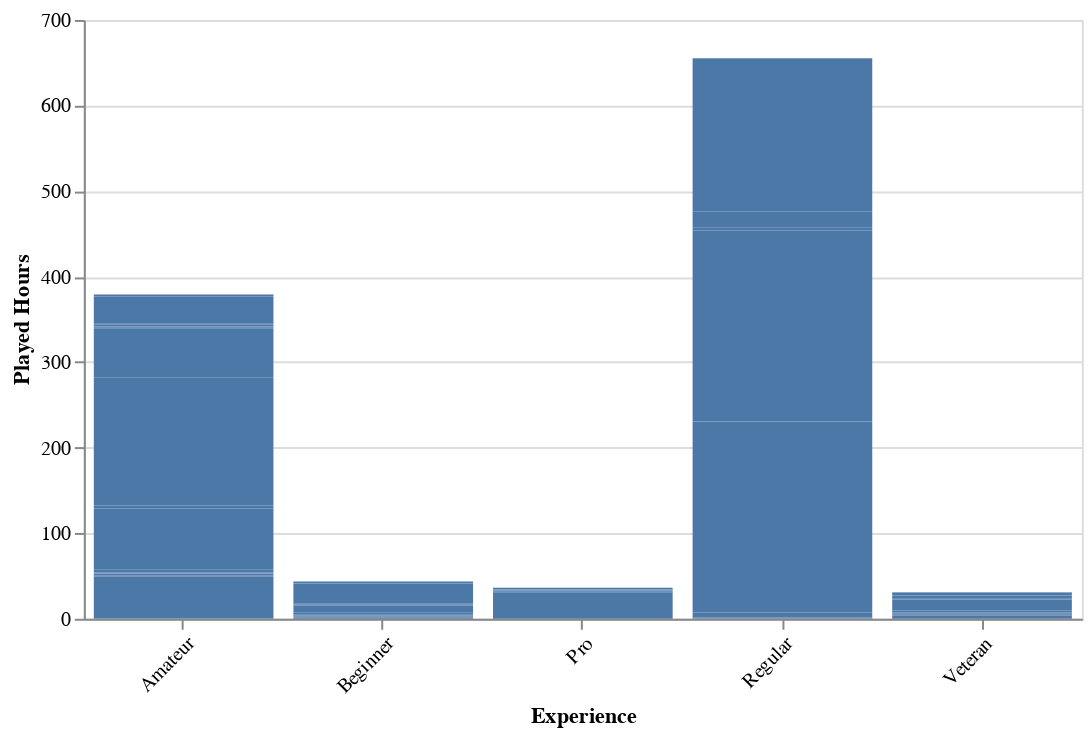

Notebook code for this chart:
### Code cell
# creating a bar plot of experience vs played hours

experience_chart = alt.Chart(filtered_age_df).mark_bar().encode(
    x=alt.X("experience").title("Experience"),
    y=alt.Y("played_hours").title("Played Hours")
).properties(width = 500).configure_axisX(labelAngle = -45)

experience_chart

### Figure 1 — Vega-Lite specification as saved in the notebook (floating-point values rounded to 4 significant figures; data arrays with more than 128 entries replaced by an {"elided": "..."} marker saying what was removed)
{"config": {"view": {"continuousWidth": 300, "continuousHeight": 300}, "axisX": {"labelAngle": -45}}, "data": {"name": "data-3c8c47723bc99e0b81fbed22ebf666a9"}, "mark": {"type": "bar"}, "encoding": {"x": {"field": "experience", "title": "Experience", "type": "nominal"}, "y": {"field": "played_hours", "title": "Played Hours", "type": "quantitative"}}, "width": 500, "$schema": "https://vega.github.io/schema/vega-lite/v5.20.1.json", "datasets": {"data-3c8c47723bc99e0b81fbed22ebf666a9": {"elided": "194 records"}}}
